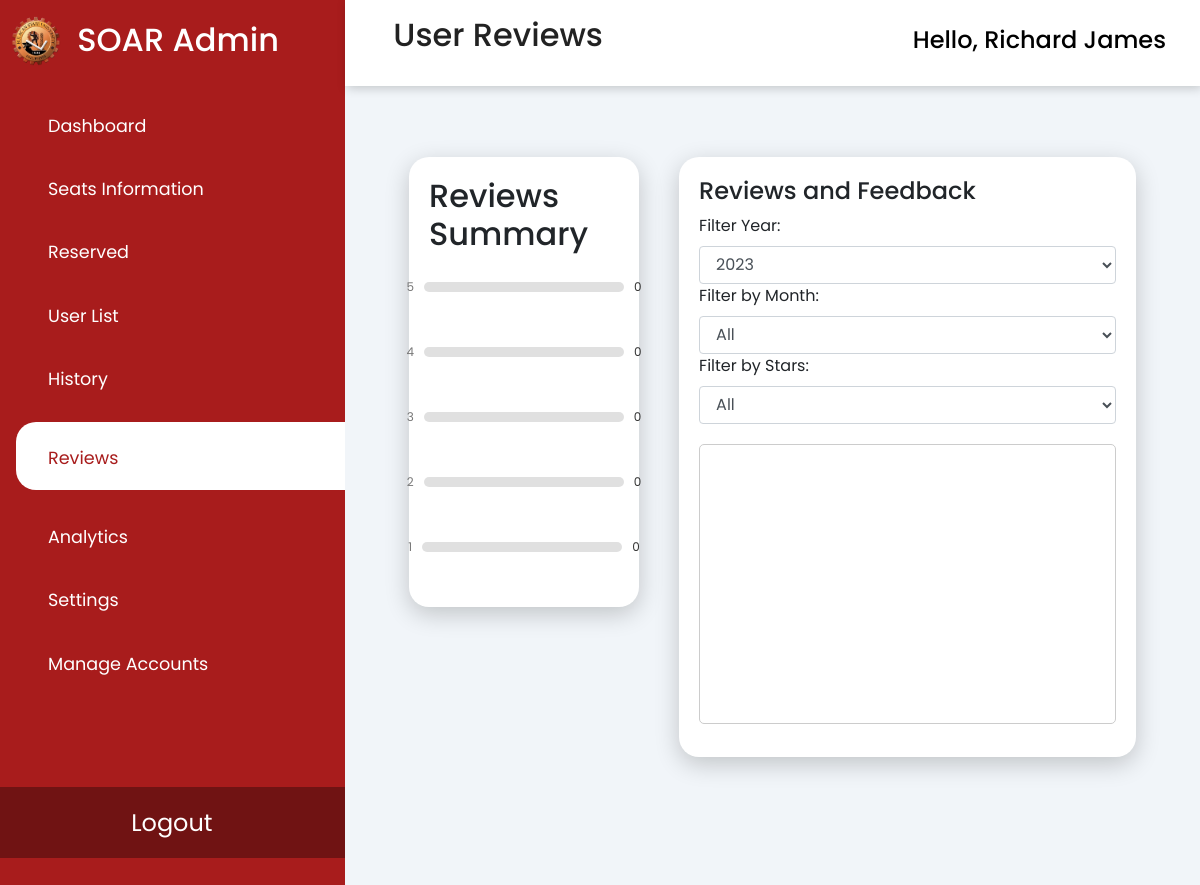
Page /php/adminReviews.php (signed in) on the earlier database version.
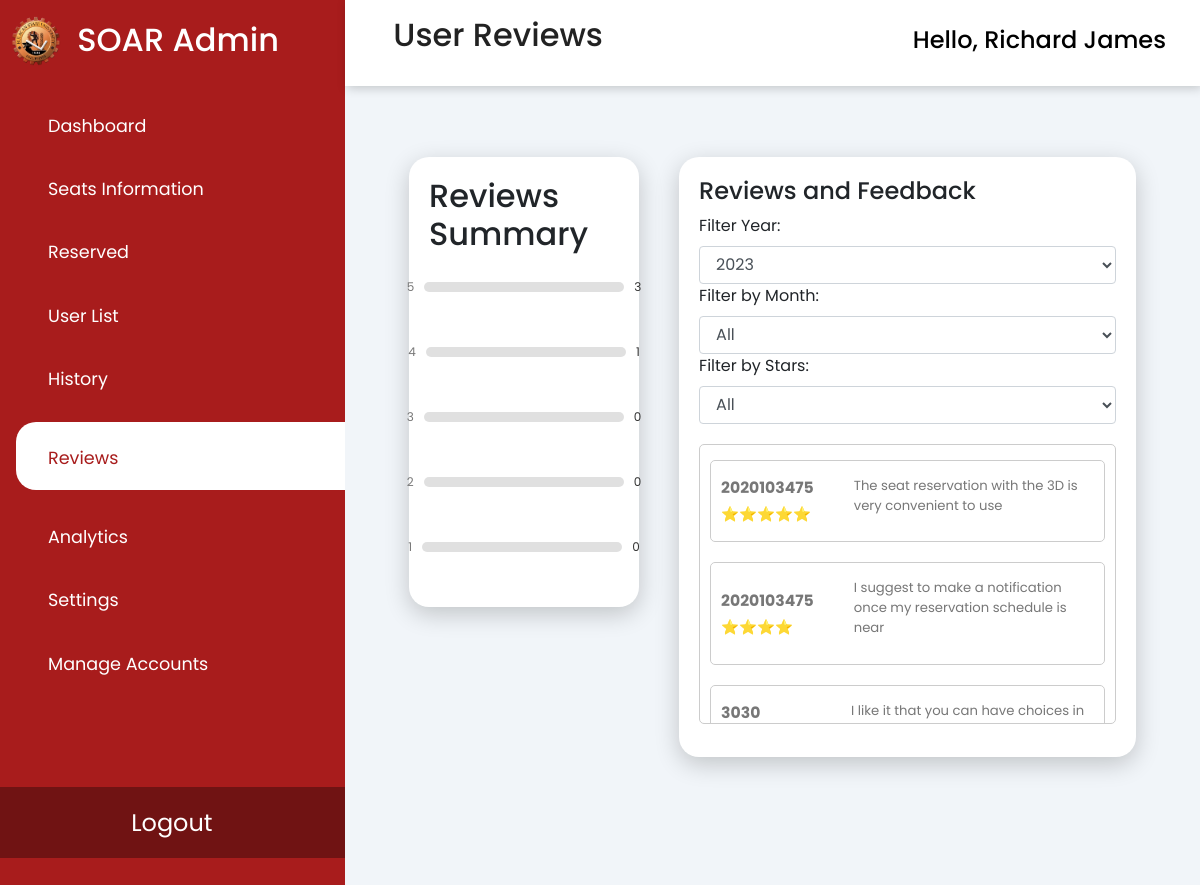
Same page on the later database version.
### tables this page shows
CREATE TABLE `rating` (
  `rating_id` int(11) NOT NULL,
  `rating` int(11) DEFAULT NULL,
  `review` varchar(255) DEFAULT NULL,
  `date` date DEFAULT NULL,
  `user_id` int(11) DEFAULT NULL
);

### php/adminReviews.php (the view, shortened to what the changed rows need)
<?php
require 'connect.php';
?>
<!DOCTYPE HTML>
<html>
<head>
    <link rel="stylesheet" href="https://cdn.jsdelivr.net/npm/bootstrap@4.6.2/dist/css/bootstrap.min.css"
>
    <link rel="stylesheet" type="text/css" href="css/adminReviews.css" />
    <link rel="stylesheet"
        href="https://maxst.icons8.com/vue-static/landings/line-awesome/line-awesome/1.3.0/css/line-awesome.min.css">
</head>
<body>
    <div class="sidebar">
        <div class="sidebar-brand">
            <h2> <span>SOAR Admin</span></h2>
        </div>
    </div>
    <div class="header">
        <header>
            <h2>
                <label for="nav-toggle">
                    <div class="toggle">
                        <span class="la la-bars"></span>
                    </div>
                </label>
                User Reviews
            </h2>
        </header>
    </div>
    <div class="main-content">
        <main>
            <div class="dashboard">
                <?php
                $query = "SELECT rating, COUNT(*) AS count FROM rating GROUP BY rating";
                $result = $conn->query($query);
                $ratings = [];
                while ($row = $result->fetch_assoc()) {
                    $ratings[$row['rating']] = $row['count'];
                }
                ?>
                <div class="reviews-container">
                    <h2>Reviews Summary</h2>
                    <?php
                    for ($rating = 5; $rating >= 1; $rating--) {
                        $count = isset($ratings[$rating]) ? $ratings[$rating] : 0;
                        echo '<div class="review">';
                        echo '<span class="icon-container">' . $rating . ' <i class="fas fa-star"></i></span>';
                        echo '<div class="progress">';
                        echo '</div>';
                        echo '<span class="percent">' . $count . '</span>';
                        echo '</div>';
                    }
                    ?>
                </div>
                <div class="box-container">
                    <div class="box">
                        <div>
                            <div class="filters">
                            <div class="year" class="form-control">
                            </div>
                                <div class="college">
                                </div>
                                <div class="year-level" class="form-control">
                                </div>
                            </div>
                            <?php
                            if (isset($_GET['search'])) {
                                $valueToSearch = $_GET['search'];
                                $querySearch = "SELECT * FROM rating  WHERE rating_id >= 0";
                                $search_result = filterTable($querySearch);
                            } else {
                                $querySearch = "SELECT * FROM rating  WHERE rating_id >= 0";
                                $search_result = filterTable($querySearch);
                            }
                            function filterTable($querySearch)
                            {
                                require 'connect.php';
                                $filter_Result = mysqli_query($conn, $querySearch);
                                return $filter_Result;
                            }
                            ?>
                            <div class="review-list-container">
                                <div class="review-list">
                                    <?php
                                    if ($count = mysqli_num_rows($search_result) > 0) {
                                        while ($row2 = mysqli_fetch_array($search_result)) {
                                            ?>
                                            <div class="reviews">
                                                <div class="review-header">
                                                    <div class="review-info">
                                                        <span class="name">
                                                            <?php echo $row2['user_id']; ?>
                                                        </span>
                                                    </div>
                                                    <div class="star-rating">
                                                        <span>
                                                            <?php if ($row2['rating'] == "1") {
                                                                echo "⭐";
                                                            } elseif ($row2['rating'] == "2") {
                                                                echo "⭐⭐";
                                                            } elseif ($row2['rating'] == "3") {
                                                                echo "⭐⭐⭐";
                                                            } elseif ($row2['rating'] == "4") {
                                                                echo "⭐⭐⭐⭐";
                                                            } elseif ($row2['rating'] == "5") {
                                                                echo "⭐⭐⭐⭐⭐";
                                                            } ?>
                                                        </span>
                                                    </div>
                                                </div>
                                                <div class="review-text">
                                                    <p>
                                                        <?php echo $row2['review']; ?>
                                                    </p>
                                                </div>
                                            </div>
                                        <?php }
                                    }
                                    ?>
                                </div>
                            </div>
                        </div>
        </main>
    </div>
</body>
</html>

Differences in the rows shown:
added rating: user "2020103475", review "The seat reservation with the 3D is very convenient to use"
added rating: user "2020103475", review "I suggest to make a notification once my reservation schedule is near"
added rating: user "3030", review "I like it that you can have choices in…"
Other differences:
new list line: "5 3"
new list line: "4 1"
list line gone: "2 0"
list line gone: "1 0"
